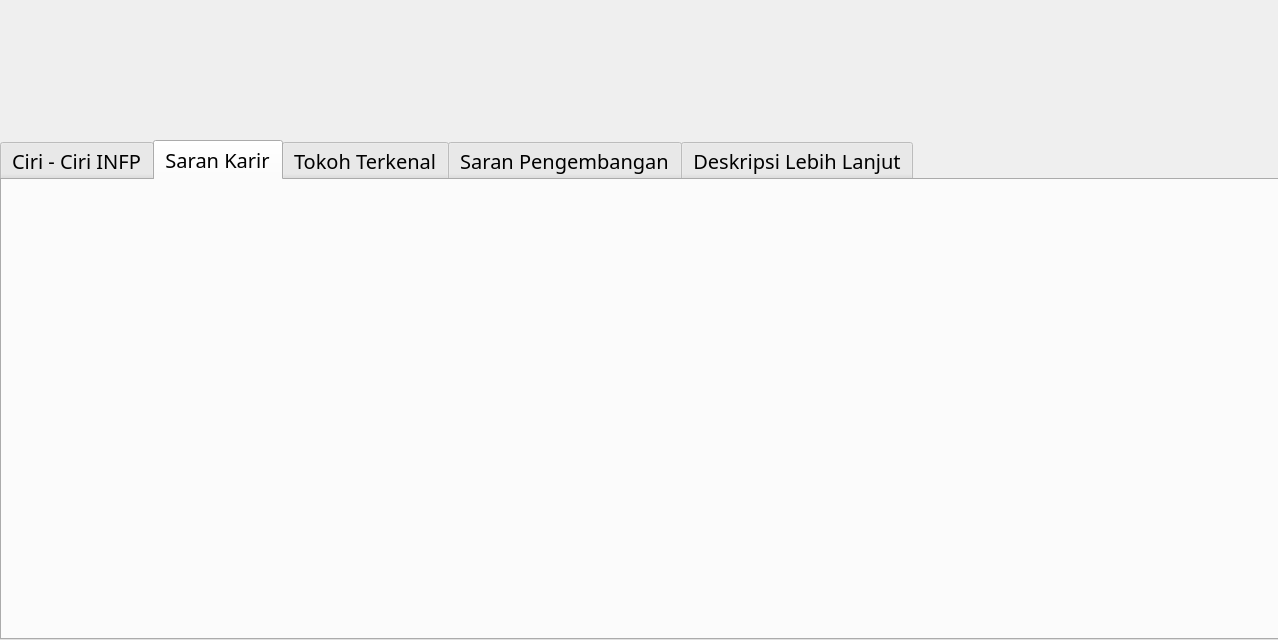
<?xml version="1.0" encoding="UTF-8"?>
<ui version="4.0">
 <class>Dialog</class>
 <widget class="QDialog" name="Dialog">
  <property name="geometry">
   <rect>
    <x>0</x>
    <y>0</y>
    <width>1278</width>
    <height>640</height>
   </rect>
  </property>
  <property name="minimumSize">
   <size>
    <width>1278</width>
    <height>610</height>
   </size>
  </property>
  <property name="maximumSize">
   <size>
    <width>1278</width>
    <height>640</height>
   </size>
  </property>
  <property name="windowTitle">
   <string>Kepribadian INTP</string>
  </property>
  <widget class="QTabWidget" name="tabWidget">
   <property name="geometry">
    <rect>
     <x>0</x>
     <y>140</y>
     <width>1281</width>
     <height>500</height>
    </rect>
   </property>
   <property name="font">
    <font>
     <family>NewsGoth Cn BT</family>
     <pointsize>15</pointsize>
     <weight>50</weight>
     <bold>false</bold>
    </font>
   </property>
   <property name="currentIndex">
    <number>1</number>
   </property>
   <property name="elideMode">
    <enum>Qt::ElideLeft</enum>
   </property>
   <widget class="QWidget" name="widget">
    <attribute name="title">
     <string>Ciri - Ciri INFP</string>
    </attribute>
    <widget class="QLabel" name="label_2">
     <property name="geometry">
      <rect>
       <x>-10</x>
       <y>0</y>
       <width>1291</width>
       <height>501</height>
      </rect>
     </property>
     <property name="text">
      <string/>
     </property>
     <property name="pixmap">
      <pixmap>Base Picture/ESTJ/ciriESTJ.jpg</pixmap>
     </property>
    </widget>
   </widget>
   <widget class="QWidget" name="tab_2">
    <property name="layoutDirection">
     <enum>Qt::LeftToRight</enum>
    </property>
    <attribute name="title">
     <string>Saran Karir</string>
    </attribute>
    <widget class="QLabel" name="label_3">
     <property name="geometry">
      <rect>
       <x>-10</x>
       <y>-40</y>
       <width>1291</width>
       <height>581</height>
      </rect>
     </property>
     <property name="text">
      <string/>
     </property>
     <property name="pixmap">
      <pixmap>Base Picture/ESTJ/kerjaEstj.jpg</pixmap>
     </property>
    </widget>
   </widget>
   <widget class="QWidget" name="tab">
    <attribute name="title">
     <string>Tokoh Terkenal</string>
    </attribute>
    <widget class="QLabel" name="label_4">
     <property name="geometry">
      <rect>
       <x>-10</x>
       <y>-20</y>
       <width>1291</width>
       <height>541</height>
      </rect>
     </property>
     <property name="text">
      <string/>
     </property>
     <property name="pixmap">
      <pixmap>Base Picture/ESTJ/tokohESTJ.jpg</pixmap>
     </property>
    </widget>
   </widget>
   <widget class="QWidget" name="tab_3">
    <attribute name="title">
     <string>Saran Pengembangan</string>
    </attribute>
    <widget class="QLabel" name="label_5">
     <property name="geometry">
      <rect>
       <x>-10</x>
       <y>-20</y>
       <width>1291</width>
       <height>541</height>
      </rect>
     </property>
     <property name="text">
      <string/>
     </property>
     <property name="pixmap">
      <pixmap>Base Picture/ESTJ/pengembanganEstj.jpg</pixmap>
     </property>
    </widget>
   </widget>
   <widget class="QWidget" name="tab_4">
    <attribute name="title">
     <string>Deskripsi Lebih Lanjut</string>
    </attribute>
    <widget class="QLabel" name="label_6">
     <property name="geometry">
      <rect>
       <x>-10</x>
       <y>-30</y>
       <width>1291</width>
       <height>541</height>
      </rect>
     </property>
     <property name="text">
      <string/>
     </property>
     <property name="pixmap">
      <pixmap>Base Picture/ESTJ/depkripsiestj.jpg</pixmap>
     </property>
    </widget>
   </widget>
  </widget>
  <widget class="QLabel" name="label">
   <property name="geometry">
    <rect>
     <x>-10</x>
     <y>-30</y>
     <width>1291</width>
     <height>640</height>
    </rect>
   </property>
   <property name="text">
    <string/>
   </property>
   <property name="pixmap">
    <pixmap>Base Picture/ESTJ/base.jpg</pixmap>
   </property>
  </widget>
  <zorder>label</zorder>
  <zorder>tabWidget</zorder>
 </widget>
 <resources/>
 <connections/>
</ui>
